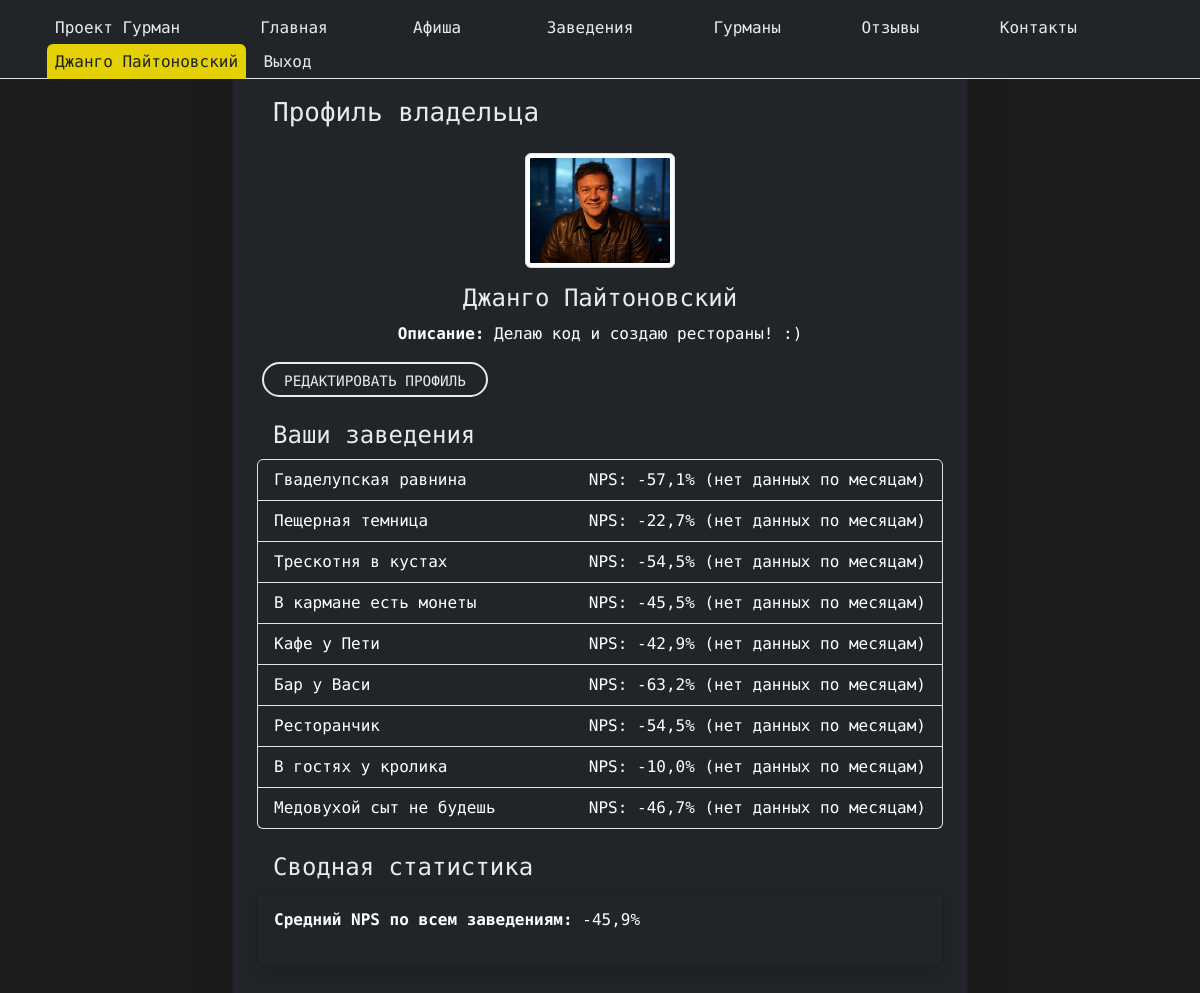
The app's page /profile/ (signed in) with its own data.
### landing/models.py (models this page shows, shortened)
class User(AbstractBaseUser, PermissionsMixin):
    ROLE_CHOICES = (
        ("gourmand", "Гурман"),
        ("owner", "Владелец заведения"),
    )
    email = models.EmailField(unique=True)
    first_name = models.CharField(max_length=30, blank=True)
    last_name = models.CharField(max_length=30, blank=True)
    role = models.CharField(max_length=10, choices=ROLE_CHOICES, default="gourmand", db_index=True)  # Индекс на role
    is_active = models.BooleanField(default=True)
    is_staff = models.BooleanField(default=False)
    slug = models.SlugField(max_length=100, blank=True, unique=True, verbose_name="Слаг")
    date_joined = models.DateTimeField(auto_now_add=True, db_index=True)  # Индекс на date_joined
    objects = UserManager()
    USERNAME_FIELD = "email"
    REQUIRED_FIELDS = ["first_name", "last_name"]
    def is_gourmand(self):
        return self.role == "gourmand"
    def is_owner(self):
        return self.role == "owner"

class OwnerProfile(models.Model):
    user = models.OneToOneField(User, on_delete=models.CASCADE, related_name='owner_profile')
    description = models.TextField(blank=True)
    places = models.ManyToManyField(Place, blank=True)
    image = models.ImageField(upload_to="owners/", blank=True, null=True)

class Place(models.Model):
    name = models.CharField(max_length=100)
    description = models.TextField()
    place_email = models.EmailField()
    location = models.TextField()
    rating = models.DecimalField(max_digits=3, decimal_places=1, default=0.0)
    phone = models.TextField(max_length=50)
    website = models.URLField(max_length=200, blank=True, null=True)
    owner = models.ForeignKey(
        settings.AUTH_USER_MODEL,
        on_delete=models.SET_NULL,
        null=True,
        blank=True,
        related_name='owned_places'
    )
    slug = models.SlugField(max_length=100, blank=True, unique=True, verbose_name="Слаг")

### landing/views.py (the view)
# urls.py: path('profile/', views.profile, name='profile'),
@login_required
def profile(request):
    user = request.user
    if user.is_gourmand():
        profile, _ = GourmandProfile.objects.get_or_create(user=user)
        return render(request, "gourmands/gourmand_profile.html", {"profile": profile})
    elif user.is_owner():
        profile, _ = OwnerProfile.objects.get_or_create(user=user)
        today = datetime.today()
        current_month_start = today.replace(day=1, hour=0, minute=0, second=0, microsecond=0)
        last_month_start = current_month_start - relativedelta(months=1)
        last_month_end = current_month_start - relativedelta(seconds=1)
        places = Place.objects.filter(owner=user)
        place_stats = {}
        if places.exists():
            for place in places:
                total_responses = NPSResponse.objects.filter(review__place=place).count()
                promoters = NPSResponse.objects.filter(review__place=place, score__gte=9).count()
                detractors = NPSResponse.objects.filter(review__place=place, score__lte=6).count()
                nps = (
                    promoters / total_responses * 100 - detractors / total_responses * 100
                ) if total_responses > 0 else 0
                current_total = NPSResponse.objects.filter(
                    review__place=place,
                    created_at__gte=current_month_start
                ).count()
                current_promoters = NPSResponse.objects.filter(
                    review__place=place,
                    created_at__gte=current_month_start,
                    score__gte=9
                ).count()
                current_detractors = NPSResponse.objects.filter(
                    review__place=place,
                    created_at__gte=current_month_start,
                    score__lte=6
                ).count()
                current_nps = (
                    current_promoters / current_total * 100 - current_detractors / current_total * 100
                ) if current_total > 0 else None
                last_total = NPSResponse.objects.filter(
                    review__place=place,
                    created_at__gte=last_month_start,
                    created_at__lte=last_month_end
                ).count()
                last_promoters = NPSResponse.objects.filter(
                    review__place=place,
                    created_at__gte=last_month_start,
                    created_at__lte=last_month_end,
                    score__gte=9
                ).count()
                last_detractors = NPSResponse.objects.filter(
                    review__place=place,
                    created_at__gte=last_month_start,
                    created_at__lte=last_month_end,
                    score__lte=6
                ).count()
                last_nps = (
                    last_promoters / last_total * 100 - last_detractors / last_total * 100
                ) if last_total > 0 else None
                tag_stats = NPSResponse.objects.filter(review__place=place).values('tags__label').annotate(
                    tag_count=Count('tags__label')
                ).order_by('-tag_count')[:3]
                current_month_tags = NPSResponse.objects.filter(
                    review__place=place,
                    created_at__gte=current_month_start
                ).values('tags__label').annotate(
                    tag_count=Count('tags__label')
                ).order_by('-tag_count')
                last_month_tags = NPSResponse.objects.filter(
                    review__place=place,
                    created_at__gte=last_month_start,
                    created_at__lte=last_month_end
                ).values('tags__label').annotate(
                    tag_count=Count('tags__label')
                ).order_by('-tag_count')
                tag_dynamics = {}
                for tag in set(
                        [t['tags__label'] for t in current_month_tags] + [t['tags__label'] for t in last_month_tags]):
                    current_count = next((t['tag_count'] for t in current_month_tags if t['tags__label'] == tag), 0)
                    last_count = next((t['tag_count'] for t in last_month_tags if t['tags__label'] == tag), 0)
                    tag_dynamics[tag] = {
                        'current': current_count,
                        'last': last_count,
                        'change': current_count - last_count
                    }
                place_stats[place.id] = {
                    'place': place,
                    'nps': nps,
                    'total_responses': total_responses,
                    'current_nps': current_nps,
                    'last_nps': last_nps,
                    'tag_stats': tag_stats,
                    'tag_dynamics': tag_dynamics,
                }
        total_responses = NPSResponse.objects.filter(review__place__owner=user).count()
        total_promoters = NPSResponse.objects.filter(review__place__owner=user, score__gte=9).count()
        total_detractors = NPSResponse.objects.filter(review__place__owner=user, score__lte=6).count()
        average_nps = (
            total_promoters / total_responses * 100 - total_detractors / total_responses * 100
        ) if total_responses > 0 else 0
        context = {
            'user': user,
            'profile': profile,
            'place_stats': place_stats,
            'current_month': current_month_start.strftime('%Y-%m'),
            'last_month': last_month_start.strftime('%Y-%m'),
            'average_nps': average_nps,
        }
        return render(request, "places/owner_profile.html", context)
    return redirect("index")

### templates/places/owner_profile.html
{% extends 'landing/base.html' %}
{% load static %}
{% load static math_filters %}
{% block content %}
<div class="container my-5">
    <div class="row justify-content-center">
        <div class="col-md-8">
            <div class="card bg-dark text-white shadow-lg p-4">
                <h2 class="mb-3 pt-4 pt-sm-4 pt-md-4 pt-xl-4 custom-text-color">Профиль владельца</h2>
                <div class="mb-4 text-center">
                    {% if profile.image %}
                        <img src="{{ profile.image.url }}" alt="Фото владельца" class="img-thumbnail" width="150">
                    {% else %}
                        <img src="{% static 'img/default.png' %}" alt="Фото владельца" class="img-thumbnail" width="150">
                    {% endif %}
                    <h3 class="custom-text-color mt-3">{{ user.first_name }} {{ user.last_name }}</h3>
                    <p><strong>Описание:</strong> {{ profile.description|default:"Нет описания" }}</p>
                    <div class="button_user mt-3">
                        <a href="{% url 'edit_profile' %}" class="custom-button">Редактировать профиль</a>
                    </div>
                </div>
                <div class="mb-4">
                    <h3 class="custom-text-color">Ваши заведения</h3>
                    {% if place_stats %}
                        <ul class="list-group">
                            {% for place_id, stats in place_stats.items %}
                                <li class="list-group-item bg-dark text-white d-flex justify-content-between align-items-center">
                                    {% if stats.place.slug %}
                                        <a href="{% url 'place' stats.place.slug %}" class="text-white">{{ stats.place.name }}</a>
                                    {% else %}
                                        <span class="text-muted">{{ stats.place.name }} (нет slug)</span>
                                    {% endif %}
                                    <span>
                                        {% if stats.total_responses %}
                                            {% if stats.last_nps is not None and stats.current_nps is not None %}
                                                NPS: {{ stats.last_nps|floatformat:1 }}% → {{ stats.current_nps|floatformat:1 }}%
                                                {% if stats.current_nps > stats.last_nps %}
                                                    <span class="text-success">(+{{ stats.current_nps|subtract:stats.last_nps|floatformat:1 }}%)</span>
                                                {% elif stats.current_nps < stats.last_nps %}
                                                    <span class="text-danger">(-{{ stats.last_nps|subtract:stats.current_nps|floatformat:1 }}%)</span>
                                                {% else %}
                                                    <span class="text-muted">(0%)</span>
                                                {% endif %}
                                            {% else %}
                                                NPS: {{ stats.nps|floatformat:1 }}% (нет данных по месяцам)
                                            {% endif %}
                                        {% else %}
                                            NPS: Нет данных
                                        {% endif %}
                                    </span>
                                </li>
                            {% endfor %}
                        </ul>
                    {% else %}
                        <p>У вас пока нет заведений.</p>
                    {% endif %}
                </div>
                {% if place_stats %}
                    <div class="mb-4">
                        <h3 class="custom-text-color">Сводная статистика</h3>
                        <div class="card bg-dark text-white shadow p-3">
                            <p><strong>Средний NPS по всем заведениям:</strong> {{ average_nps|floatformat:1 }}%</p>
                        </div>
                    </div>
                {% endif %}
            </div>
        </div>
    </div>
</div>
{% endblock %}

### templates/includes/header.html (shortened to what this page needs)
{% load static %}
{% url 'events' as events_url %}
{% url 'places' as places_url %}
{% url 'index' as index_url %}
{% url 'reviews' as reviews_url %}
{% url 'gourmands' as gourmands_url %}
{% url 'contacts' as contacts_url %}
<nav class="navbar navbar-expand-xl bg_dark fixed-top pb-0" aria-label="Основная навигация" >
    <div class="container-fluid px-3">
            <ul class="navbar-nav">
              <li class="nav-item button_user">
                <a class="navbar-brand custom-text-color pb-0 fs-5" href="{% url 'index' %}">Проект Гурман</a>
              </li>
            </ul>
              <div class="collapse navbar-collapse right_header_info fixed-top bg-dark" id="navbarNav">
                <ul class="navbar-nav ms-auto nav nav-tabs nav nav-link contact-info">
                  <li class="nav-item button_user">
                    <a class="button nav-link" href="{% url 'index' %}">Проект Гурман</a>
                  </li>
                  <li class="nav-item button_user">
                    <a class="button nav-link  {% if request.path == index_url %}active{% endif %}" href="{% url 'index' %}">Главная</a>
                  </li>
                  <li class="nav-item button_user">
                    <a class="button nav-link {% if request.path == events_url %}active{% endif %}" href="{% url 'events' %}">Афиша</a>
                  </li>
                  <li class="nav-item button_user">
                    <a class="button nav-link {% if request.path == places_url %}active{% endif %}" href="{% url 'places' %}">Заведения</a>
                  </li>
                  <li class="nav-item button_user">
                    <a class="button nav-link {% if request.path == gourmands_url %}active{% endif %}" href="{% url 'gourmands' %}">Гурманы</a>
                  </li>
                  <li class="nav-item button_user">
                    <a class="button nav-link {% if request.path == reviews_url %}active{% endif %}" href="{% url 'reviews' %}">Отзывы</a>
                  </li>
                  <li class="nav-item button_user">
                    <a class="button nav-link {% if request.path == contacts_url %}active{% endif %}" href="{% url 'contacts' %}">Контакты</a>
                  </li>
                  {% if request.user.is_authenticated %}
                    <li class="nav-item button_user">
                      <a class="button nav-link active" href="{% url 'profile' %}">{{ request.user.first_name }} {{ request.user.last_name }}</a>
                      <a class="button nav-link" href="{% url 'signout' %}">Выход</a>
                    </li>
                  {% else %}
                    <li class="button_user">
                      <a class="button nav-link" href="{% url 'signin' %}" >Вход</a>
                      <a class="button nav-link" href="{% url 'signup' %}" >Регистрация</a>
                    </li>
                  {% endif %}
                </ul>
              </div>
              </div>
</nav>

### records on screen
User: user.first_name "Джанго", user.last_name "Пайтоновский", first_name "Джанго", last_name "Пайтоновский"
OwnerProfile: image (picture), description "Делаю код и создаю рестораны! :)"
Place: place.name "Гваделупская равнина", nps "-57,1"
Place: place.name "Пещерная темница", nps "-22,7"
Place: place.name "Трескотня в кустах", nps "-54,5"
Place: place.name "В кармане есть монеты", nps "-45,5"
Place: place.name "Кафе у Пети", nps "-42,9"
Place: place.name "Бар у Васи", nps "-63,2"
Place: place.name "Ресторанчик", nps "-54,5"
Place: place.name "В гостях у кролика", nps "-10,0"
Place: place.name "Медовухой сыт не будешь", nps "-46,7"

### other values on screen
{{ average_nps|floatformat:1 }} "-45,9"
